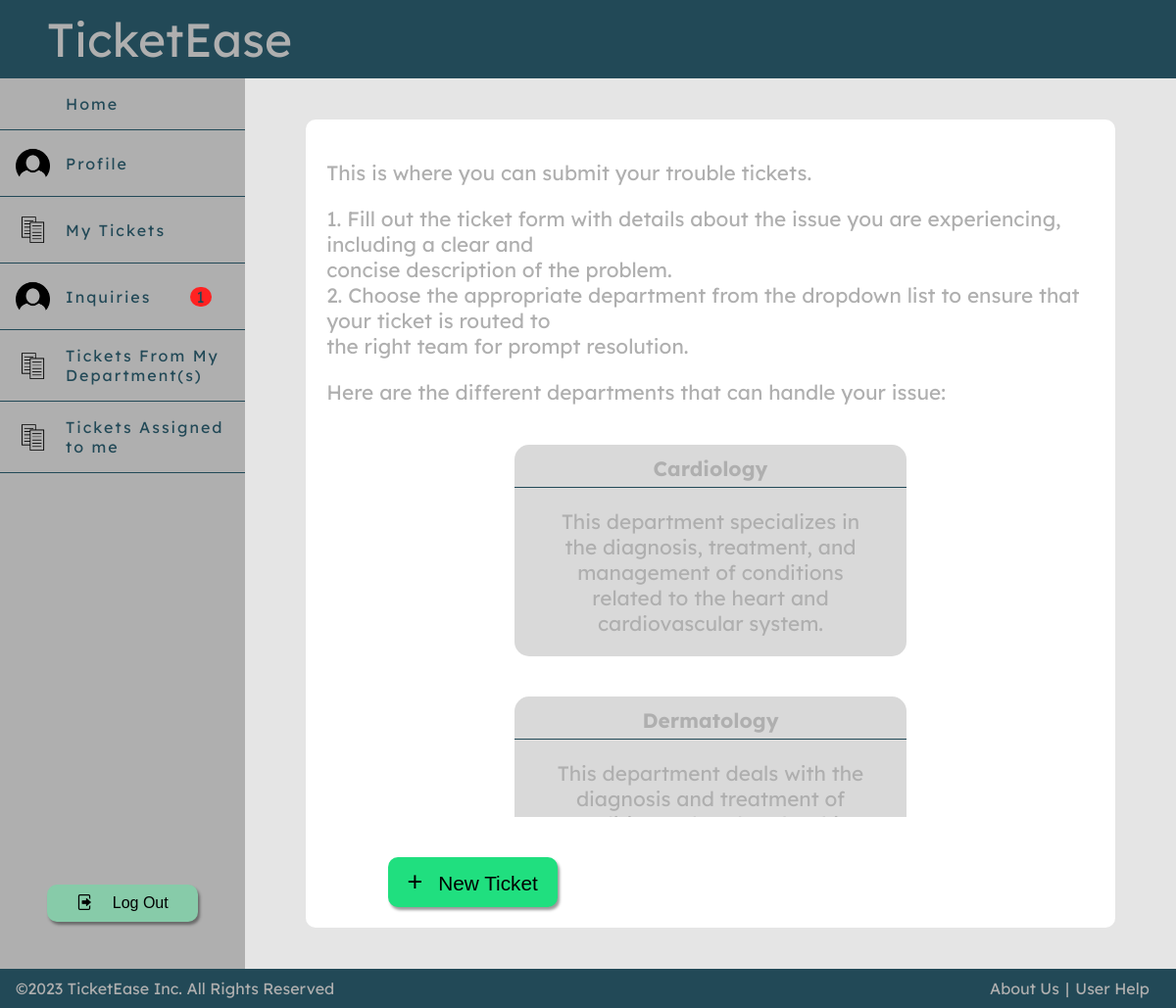
/pages/main.php (signed in), run on the app's committed database.
### tables this page shows
CREATE TABLE Department(
                           idDepartment INTEGER PRIMARY KEY AUTOINCREMENT,
                           name TEXT NOT NULL,
                           description Text,
                           CONSTRAINT UNIQUE_Department_name UNIQUE (name)
);

### pages/main.php (called while the page is built, shortened)
<?php
require_once(dirname(__DIR__).'/templates/common.tpt.php');
require_once(dirname(__DIR__).'/utils/session.php');
drawHeaderMain();
drawAside();
$db = getDatabaseConnection();
$stmt = $db->prepare("Select * From Department");
$stmt->execute();
$departments = $stmt->fetchAll();
drawMainPage($departments, $db);
drawFooterMain();
?>

### utils/session.php (called while the page is built, shortened)
<?php
  class Session {
    public function getId() : ?int {
      return isset($_SESSION['id']) ? $_SESSION['id'] : null;
    }
  }
?>

### classes/user.class.php (called while the page is built, shortened)
<?php
  class User {
    private int $idUser;
    public function __construct(int $idUser, string $name, string $username, string $email, string $password)
    {
      $this->idUser = $idUser;
    }
      function getUserRole($db) : int{
          $stmt = $db->prepare('Select idRole From User_Roles WHERE idUser = ? ORDER BY ROWID DESC LIMIT 1');
          $stmt->execute(array($this->idUser));
          $role = $stmt->fetch();
          return intval($role['idRole']);
      }
    static function getSingleUser(PDO $db, int $id) : User {
      $stmt = $db->prepare('
        SELECT idUser, name,username, email, password
        FROM User
        WHERE idUser = ?
      ');
      $stmt->execute(array($id));
      $user = $stmt->fetch();
      return new User(
        intval($user['idUser']),
        $user['name'],
        $user['username'],
        $user['email'],
        $user['password'],
      );
    }
  }
?>

### templates/common.tpt.php (the view, shortened to what this page needs)
<?php
require_once(dirname(__DIR__).'/database/connection.php');
require_once(dirname(__DIR__).'/classes/user.class.php');
require_once(dirname(__DIR__).'/utils/session.php');
{ ?>
<?php }
function drawFooterMain(){ ?>
    <footer id="footerMain">
        <div> ©2023 TicketEase Inc. All Rights Reserved </div>
        <section id="footerMainRight">
            <a href="../pages/aboutUs.php"> About Us </a>
            <div> | </div>
            <a href="../pages/faq.php"> User Help </a>
        </section>
    </footer>
    </body>
<?php }
{ ?>
<?php }
function drawHeaderMain($scriptPage = null){?>
    <!DOCTYPE html>
    <head>
        <link rel="stylesheet" href="../css/style.css">
    </head>
    <body>
    <header id ="HeaderMain">
        TicketEase
    </header>
<?php }
function drawAside(){
    $db=getDatabaseConnection();
    $session = new Session();
    $user = User::getSingleUser($db, $session->getId());
    $inquiries = Inquiry::getUserInquiries($db,$user->getId());
    $count_inquiries = 0;
    foreach ($inquiries as $inquiry){
        $count_inquiries++;
    }
    $role = $user->getUserRole($db);
    ?>
    <aside>
        <a href="../pages/main.php" id="HomeButton">
            Home
        </a>
        <a href="../pages/profile.php" id="ProfileButton">
            <img src="../docs/images/imagem-do-usuario-com-fundo-preto.png" alt="">
            Profile
        </a>
        <a href="../pages/mytickets.php" id="MyTicketsButton">
            <img src="../docs/images/—Pngtree—vector%20files%20icon_3788102.png" alt="">
            My Tickets
        </a>
        <a href="../pages/inquiries.php" id="InquiriesButton">
            <img src="../docs/images/imagem-do-usuario-com-fundo-preto.png" alt="">
            Inquiries
            <?php if($count_inquiries>0) { ?>
            <div>
                <?php echo $count_inquiries; ?>
            </div>
            <?php } ?>
        </a>
        <?php
            if($role>1) drawAsideAgent();
        ?>
        <form action="../actions/action_logout.php" method="post">
            <button type="submit" id="logout-button">
                <img src="../docs/images/kisspng-computer-icons-login-download-logout-5b2a945b7528f7.8498128615295171474799.png" alt="">
                Log Out
            </button>
        </form>
    </aside>
<?php }
function drawAsideAgent(){ ?>
    <a href="../pages/openTickets.php" id="TicketsOpenButton">
        <img src="../docs/images/—Pngtree—vector%20files%20icon_3788102.png">
        Tickets From My Department(s)
    </a>
    <a href="../pages/myAssignedTickets.php" id="AssignedTicketsButton">
        <img src="../docs/images/—Pngtree—vector%20files%20icon_3788102.png">
        Tickets Assigned to me
    </a>
<?php }
function drawAsideAdmin(){ ?>
<?php }
function drawMainPage(array $departments, PDO $db) { ?>
    <main id="HomePageContent">
    <article>
        <p>This is where you can submit your trouble tickets.</p>
        <p>1. Fill out the ticket form with details about the issue you are experiencing, including a clear and <br>
            concise description of the problem.<br>
            2. Choose the appropriate department from the dropdown list to ensure that your ticket is routed to <br>
            the right team for prompt resolution.</p>
        <p> Here are the different departments that can handle your issue:</p>
    </article>
    <article id="DepartmentsMain" class="MainOverflow">
    <?php foreach ($departments as $department) { ?>
            <section class="ADepartmentMain">
                <h4>
                    <?php echo $department['name'] ?>
                </h4>
                <p>
                    <?php echo $department['description'] ?>
                </p>
            </section>
        <?php } ?>
    </article>
        <a href="../pages/newTicket.php">
            <button class="CreateNewTicket"> <span>+</span> New Ticket</button>
        </a>
</main>
<?php }

### css/style.css (style rules this page uses)
body { display: grid; grid-template-rows: auto 1fr auto; grid-template-columns: auto 1fr ; color:#AFAFAF; margin: 0; padding: 0; min-height: 100vh; }
#footerMain { grid-row: 3; grid-column: 1 / 3; display: flex; background-color: #224957; padding: 10px 1em; }
footer>section>a { color: #AFAFAF; text-decoration: none; margin: 0 0.5em; }
#footerMainRight { position: absolute; right: 1.5em; display: flex; }
#footerMainRight>div, #footerMainRight>a { margin: 0 0.2em; }
#HeaderMain { grid-row: 1; grid-column: 1 / 3; display: flex; background-color: #224957; padding: 10px 1em; }
#HeaderMain { font-size:3rem; }
aside { grid-row: 2; grid-column: 1; width: 250px; position: relative; background-color: #AFAFAF; color:#224957; letter-spacing: 2px; display: flex; flex-direction: column; }
aside a > img { width: 15%; align-content: left; margin-right: 1em; }
aside a { display: flex; align-content: left; justify-content: left; text-decoration: none; color: #224957; padding-top: 1em; padding-bottom: 1em; padding-left: 1em; align-items: center; border-bottom: #224957 1px solid; }
button { cursor: pointer; z-index: 1; }
aside > form { position: absolute; bottom:3em; }
button { border: none; border-radius: 10px; cursor: pointer; box-shadow: 2px 3px 3px rgba(0, 0, 0, 0.4); transform: translateY(0); transition: all 0.1s; }
#logout-button { display: flex; justify-content: space-evenly; background-color: #87CBA9; margin-left: 3em; margin-right: 3em; padding: 10px; font-size: 1em; }
#logout-button > img { width: 12%; }
main { font-size: 1.3em; background-color: white; display: block; margin: 2em 3em; padding: 1em; border-radius: 10px; }
#DepartmentsMain, #DepartmentsAdmin { display: flex; flex-wrap: wrap; justify-content: space-evenly; }
.MainOverflow { max-height: 400px ; overflow-y: auto; }
.ADepartmentMain { background-color: #D9D9D9; width: 400px; border-radius: 15px; text-align: center; margin: 1em; }
.ADepartmentMain > h4 { margin: 0.5em 0; padding-bottom: 0.3em; border-bottom: #224957 1px solid; }
.ADepartmentMain > p { padding: 0 1em; margin: 1em; }
.CreateNewTicket { margin: 2em 3em 0 3em; padding: 10px 20px; background-color: #20DF7F; font-size: 1em; }
.CreateNewTicket > span { font-size: 1.3em; padding-right: 10px; }
#InquiriesButton > div { margin-left: 2.5em; padding: 0 6px; border-radius: 125px; background-color: #ff2222; }

### data on the page
department: name "Cardiology", description "This department specializes in the diagnosis, treatment, and management of conditions related to the heart and cardiovascular system."
department: name "Dermatology", description "This department deals with the diagnosis and treatment of…"

### other printed values
$count_inquiries "1"
